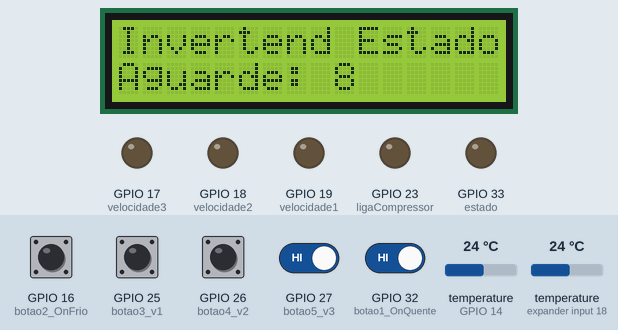
This sketch was run on a simulated ESP32. Shown: 16×2 character LCD, output pins drawn as LEDs (lit = HIGH). Inputs (shaded band) come from the test bench; at power-on: GPIO 16 (botao2_OnFrio), GPIO 25 (botao3_v1), GPIO 26 (botao4_v2), GPIO 27 (botao5_v3), GPIO 32 (botao1_OnQuente) HIGH, temperature (sensors on GPIO 14, expander input 18) 24 °C.

Above: at 1.2 s.
1.3 s: GPIO 27 (botao5_v3) driven LOW and GPIO 32 (botao1_OnQuente) driven LOW
At 11.7 s:
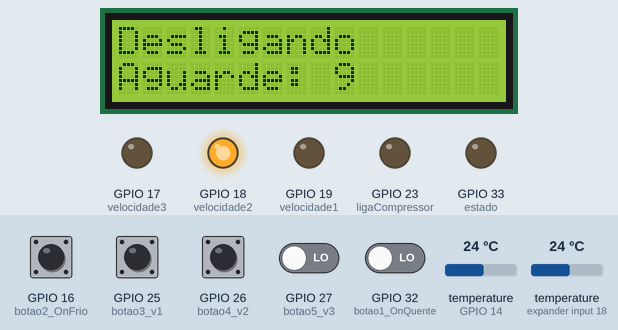
14.4 s: GPIO 32 (botao1_OnQuente) driven HIGH
At 21.7 s:
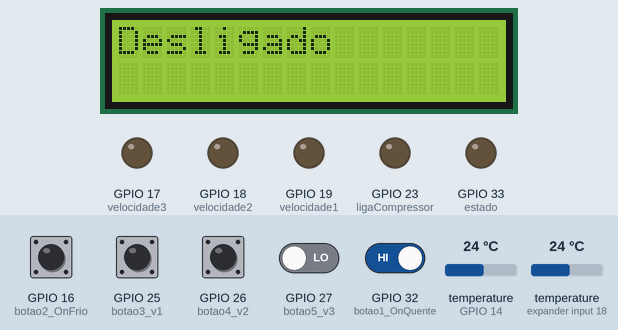
24.8 s: GPIO 16 (botao2_OnFrio) pulled LOW for 3 s
At 25.2 s:
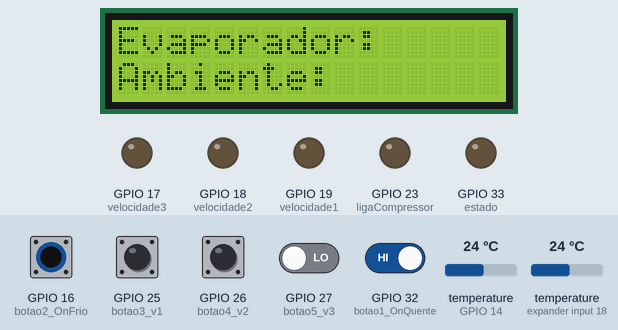
40.1 s: GPIO 27 (botao5_v3) driven HIGH
At 48.1 s:
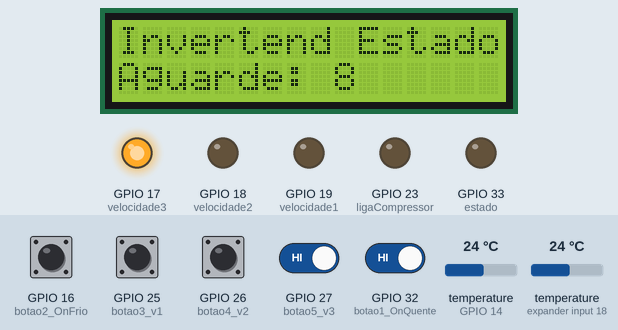
50.5 s: GPIO 32 (botao1_OnQuente) driven LOW
At 57.0 s:
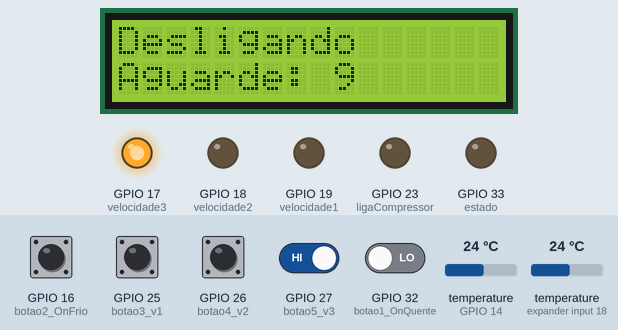
60.9 s: GPIO 27 (botao5_v3) driven LOW
At 70.0 s:
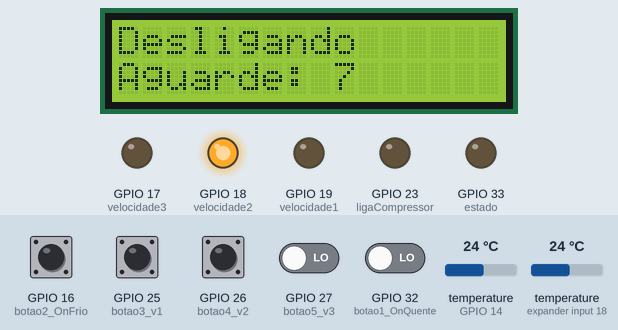
Timing chart, 0 to 71.5 s (numbered marks = the images above; inputs shaded):
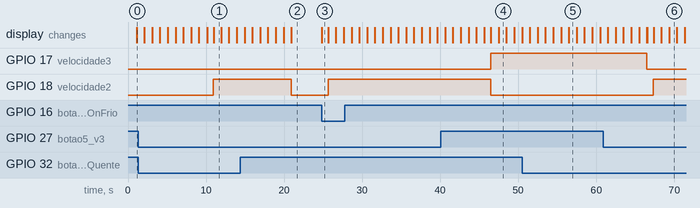

Measured:
- after the input at 1.3 s, GPIO 17 (velocidade3): stays LOW (without the input it goes to HIGH after 9.6 s); GPIO 18 (velocidade2): LOW → HIGH after 9.6 s; the display: first differs from a run without the input after 9.7 s (image 1)
- after the input at 14.4 s, GPIO 18 (velocidade2): HIGH → LOW after 6.5 s; the display: first differs from a run without the input after 6.5 s (image 2)
- after the input at 24.8 s, GPIO 18 (velocidade2): LOW → HIGH after 0.84 s; the display: changes at once (image 3)
- after the input at 40.1 s, GPIO 17 (velocidade3): LOW → HIGH after 6.4 s; GPIO 18 (velocidade2): HIGH → LOW after 6.4 s
- after the input at 50.5 s, the display: first differs from a run without the input after 6.0 s (image 5)
- after the input at 60.9 s, GPIO 17 (velocidade3): goes on until 66.5 s, then stays LOW; GPIO 18 (velocidade2): LOW → HIGH after 6.4 s
- what the display in image 3 shows lasts 0.9 s, from 24.8 s to 25.7 s

The sketch:

updateHardware.ino
```cpp
//Bibliotecas para o uso do LCD 16x2 I2C
#include <Wire.h>
#include <LiquidCrystal_I2C.h>

//Bibliotecas para o uso do sensor de temperartura 18b20
#include <OneWire.h>
#include <DallasTemperature.h>

//Definição das variáveis, suas respectivas portas no microcontrolador e sua função
#define estado 33  //Relé 1 - Alterna entre o estado quente e frio do compressor - HIGH --> Quente e LOW --> Frio
#define ligaCompressor 23  //Relé 2 - Responsável por ligar e desligar o compressor
#define velocidade1 19  //Relé 3 - Controla o ventilador interno na velocidade 1
#define velocidade2 18  //Relé 4 - Controla o ventilador interno na velocidade 2
#define velocidade3 17  //Relé 5 - Controla o ventilador interno na velocidade 3

//Definição das variáveis e suas respectivas portas responsáveis pelos push-buttons
#define botao1_OnQuente 32  //Botão responsável por ligar/desligar o Ar-condicionado no estado Quente
#define botao2_OnFrio 16  //Botão responsável por ligar/desligar o Ar-condicionado no estado Frio
#define botao3_v1 25  //Botão responsável por ligar o ventilador interno na velocidade 1
#define botao4_v2 26  //Botão responsável por ligar o ventilador interno na velocidade 2
#define botao5_v3 27  //Botão responsável por ligar o ventilador interno na velocidade 3

//Definição da variável e sua respectiva porta responsável pelo sensor de temperartura 18b20
#define sensorTemperatura 14

//Variáveis responsaveis por cuidar do estado do compressor
bool quente = false;
bool frio = false;

bool ligado = false;  //Variável que indica se o sistema está ou não ligado

int estadoRele1 = LOW;  //Cuida o estado da relé 1
int estadoRele2 = LOW;  //Cuida o estado da relé 2
int estadoRele3 = LOW;  //Cuida o estado da relé 3
int estadoRele4 = LOW;  //Cuida o estado da relé 4
int estadoRele5 = LOW;  //Cuida o estado da relé 5

int btEstado1 = LOW;  //Cuida o estado do botão botao1_OnQuente
int btEstado2 = LOW;  //Cuida o estado do botão botao2_OnFrio
int btEstado3 = LOW;  //Cuida o estado do botão botao3_v1
int btEstado4 = LOW;  //Cuida o estado do botão botao4_v2
int btEstado5 = LOW;  //Cuida o estado do botão botao5_v3

//Variáveis de controle¹
int temperaturaDesejadaFrio = 23;  //Define a temperatura padrão no estado frio como 23°C
int temperaturaDesejadaQuente = 25;  //Define a temperatura padrão no estado quente como 25°C
int limiteEvaporador = 5;  //Dá um limite de temperatura que o evaporador estará operante em °C

//Variáveis utilizadas para evitar que um relé fique ativando e desativando rapidamente, utilizando o conceito de histerese
int controleDiferenca = 2;
int controleLimiteEvaporador = 5;
int somaDiferencaAmbienteQuente = temperaturaDesejadaQuente - controleDiferenca;
int somaDiferencaAmbienteFrio = temperaturaDesejadaFrio + controleDiferenca;
int somaDiferencaLimiteEvaporador = limiteEvaporador + controleLimiteEvaporador;

float temp1_evaporador;
float temp2_ambiente;

bool controlOff = true;
bool auxControlOff = false;
bool controlAtualiza = true;
bool controlCompress = false;


//Variáveis de controle²
int veloPadrao = 0;
int controleLcd = 0;
int controleLcd1 = 0;
bool auxiliarDeInversao = false;
int guardaBotaoApertado = 0;
/*
  A variável guardaBotaoApertado é uma variável que serve para que aconteça inversão
  de estados sem ocorrer o desligamento do sistema de forma indesejada

  0 --> Neutro
  1 --> O Botão anteriormente pressionado foi o botão liga_quente
  2 --> O Botão anteriormente pressionado foi o botão liga_frio
*/

unsigned long previousMillis = 0;
unsigned long interval = 5000;

LiquidCrystal_I2C lcd(0x27, 16, 2);  //Biblioteca lcd(endereço I2C, Linhas, Colunas)

//Define o sensor
OneWire oneWire(sensorTemperatura);
DallasTemperature sensors(&oneWire);

void setup() {
  //Inicialização do display LCD
  lcd.init();
  lcd.backlight();

  Serial.begin(115200);

  //Define os pinos de saída
  pinMode(estado, OUTPUT);
  pinMode(ligaCompressor, OUTPUT);
  pinMode(velocidade1, OUTPUT);
  pinMode(velocidade2, OUTPUT);
  pinMode(velocidade3, OUTPUT);

  //Define os pinos de entrada
  pinMode(botao1_OnQuente, INPUT_PULLUP);
  pinMode(botao2_OnFrio, INPUT_PULLUP);
  pinMode(botao3_v1, INPUT_PULLUP);
  pinMode(botao4_v2, INPUT_PULLUP);
  pinMode(botao5_v3, INPUT_PULLUP);

  //Inicializa os sensores
  sensors.begin();
}

void loop() {
  if (controleLcd == 0)
  {
    lcd.clear();
    lcd.print("Desligado");
    controleLcd = 1;  //Definindo como 1 para indicar que o processo foi concluído
    /*int*/ controleLcd1 = 0;  //Definindo como 0 para que possa ser executado posteriormente
  }


  if(ligado)  //Loop principal enquanto o arCondicionado está ligado
  {
    if (auxControlOff)
    {
        controlOff = true;
        auxControlOff = false;
    }

    if (veloPadrao == 0) //Define a velocidade 1 como padrão
    {
      estadoRele3 = !estadoRele3;
      veloPadrao = 1;  //Definindo como 1 para indicar que o processo foi concluído
    }

    if (controleLcd1 == 0) //Organiza as informações a serem apresentadas no LCD
    {
      lcd.clear();
      lcd.setCursor(0, 0);
      lcd.print("Evaporador:");
      lcd.setCursor(0, 1);
      lcd.print("Ambiente:");
      controleLcd1 = 1;  //Definindo como 1 para indicar que o processo foi concluído
    }

    unsigned long currentMillis = millis();

    if (currentMillis - previousMillis >= interval)
    {
        previousMillis = currentMillis;

         //Lê as temperaturas dos sensores
        sensors.requestTemperatures();

        //Obtém as temperaturas lidas individualmente pelos endereços dos sensores
        DeviceAddress sensor1Address;
        DeviceAddress sensor2Address;

        sensors.getAddress(sensor1Address, 0);
        sensors.getAddress(sensor2Address, 1);

        temp1_evaporador = sensors.getTempC(sensor1Address);
        temp2_ambiente = sensors.getTempC(sensor2Address);

        //Imprime as temperaturas no monitor serial
        lcd.setCursor(11, 0);
        lcd.print(temp1_evaporador);
        lcd.setCursor(11, 1);
        lcd.print(temp2_ambiente);
    } // OK

    //Condições de ativação e desativação das velocidaddes fazendo que apenas 1 velocidade esteja ativa por vez
    btEstado3 = digitalRead(botao3_v1);
    if (btEstado3 == HIGH)
    {
        controlAtualiza = true;
      if (estadoRele3 == LOW)
      {
        if (estadoRele4 == HIGH)
        {
          estadoRele4 = !estadoRele4;
        }

        if (estadoRele5 == HIGH)
        {
          estadoRele5 = !estadoRele5;
        }
        estadoRele3 = !estadoRele3;
        //delay(200);
      }
    }

    btEstado4 = digitalRead(botao4_v2);
    if (btEstado4 == HIGH)
    {
        controlAtualiza = true;
      if (estadoRele4 == LOW)
      {
        if (estadoRele3 == HIGH)
        {
          estadoRele3 = !estadoRele3;
        }

        if (estadoRele5 == HIGH)
        {
          estadoRele5 = !estadoRele5;
        }

        estadoRele4 = !estadoRele4;
        //delay(200);
      }
    }

    btEstado5 = digitalRead(botao5_v3);
    if (btEstado5 == HIGH)
    {
        controlAtualiza = true;
      if (estadoRele5 == LOW)
      {
        if (estadoRele3 == HIGH)
        {
          estadoRele3 = !estadoRele3;
        }

        if (estadoRele4 == HIGH)
        {
          estadoRele4 = !estadoRele4;
        }

        estadoRele5 = !estadoRele5;
        //delay(200);
      }
    }

    //Condições referente ao estado no qual o compressor se encontra
    if (frio)
    {
      if (controlCompress)
      {
         estadoRele1 = LOW;  //liga o compressor no estado frio
        controlCompress = false;
      }

      //Condições de desativação do compressor
      if (temp1_evaporador <= limiteEvaporador || temp2_ambiente <= temperaturaDesejadaFrio)
      {
        if (estadoRele2 == HIGH)
        {
          estadoRele2 = !estadoRele2;
          somaDiferencaAmbienteFrio = temperaturaDesejadaFrio + controleDiferenca;  //Ativa o conceito de Histerese
          controlCompress = true;
          controlAtualiza = true;
        }
      }

      //Condições de ativação do compressor
      if (temp2_ambiente > somaDiferencaAmbienteFrio)
      {
        if (temp1_evaporador > somaDiferencaLimiteEvaporador)
        {
          if (estadoRele2 == LOW)
          {
            estadoRele2 = !estadoRele2;
            controlCompress = true;
            controlAtualiza = true;
          }
        }
      }
    }

    if (quente)
    {
      if (controlCompress)
      {
        estadoRele1 = HIGH;  //liga o compressor no estado quente
        controlCompress = false;
        controlAtualiza = true;
      }

      //Condição de desativação do compressor
      if (temp2_ambiente >= temperaturaDesejadaQuente)
      {
        if (estadoRele2 == HIGH) {
          estadoRele2 = !estadoRele2;
          somaDiferencaAmbienteQuente = temperaturaDesejadaQuente - controleDiferenca;  //Ativa o conceito de Histerese
          controlCompress = true;
          controlAtualiza = true;
        }
      }

      //Condição de ativação do compressor
      if (temp2_ambiente < somaDiferencaAmbienteQuente)
      {
        if (estadoRele2 == LOW) {
          estadoRele2 = !estadoRele2;
          controlCompress = true;
          controlAtualiza = true;
        }
      }
    }

    if (controlAtualiza)
        {
            //Atualização do estado dos pinos de saída
            digitalWrite(estado, estadoRele1);
            digitalWrite(velocidade1, estadoRele3);
            digitalWrite(velocidade2, estadoRele4);
            digitalWrite(velocidade3, estadoRele5);
            digitalWrite(ligaCompressor, estadoRele2);
            controlAtualiza = false;
        }

    varLigaDesliga(); //Verifica as condições do sistema como Ligado/desligado ou estado do compressor
    inversao();  //Função de intervalo para troca de estado ou desligamento
  }
  else{
        if (controlOff)
        {
            //Atualização do estado dos pinos de saída para LOW enquanto o sistema estiver desligado
            digitalWrite(estado, LOW);
            digitalWrite(velocidade1, LOW);
            digitalWrite(velocidade2, LOW);
            digitalWrite(velocidade3, LOW);
            digitalWrite(ligaCompressor, LOW);
            controlOff = false;
            auxControlOff = true;
        }
    }
  varLigaDesliga();
  inversao();
}

void varLigaDesliga()  //Função utilizada para controlar a ativação e desativação do sistema
{
  btEstado1 = digitalRead(botao1_OnQuente);
  if (btEstado1 == HIGH)
  {
    if (guardaBotaoApertado == 1)
    {
      if (ligado) {
        auxiliarDeInversao = true;  //Ativa a condição para a Função de intervalo
      }
      ligado = !ligado;  //Desliga o sistema
      quente = false;
    }
    else {
      if (guardaBotaoApertado == 0)
      {
        ligado = !ligado;  //Liga o sistema
        quente = true;  //Define o estado do compressor como quente
      }
      else {
        if (ligado)
        {
          auxiliarDeInversao = true;
        }
        quente = true;
      }
    }

    controlCompress = true;
    controlAtualiza = true;
    guardaBotaoApertado = 1;  //Define que o botão 1 foi pressionado anteriormente
    frio = false;
    somaDiferencaAmbienteQuente = somaDiferencaAmbienteQuente + controleDiferenca;
    //delay(200);
  }

  btEstado2 = digitalRead(botao2_OnFrio);
  if (btEstado2 == HIGH)
  {
    if (guardaBotaoApertado == 2)
    {
      if (ligado)
      {
        auxiliarDeInversao = true;  //Ativa a condição para a Função de intervalo
      }

      ligado = !ligado;  //Desliga o sisema
      frio = false;
    }
    else {
      if (guardaBotaoApertado == 0)
      {
        ligado = !ligado;  //Liga o sisema
        frio = true;  //Define o estado do compressor como frio
      }
      else
      {
        if (ligado)
        {
          auxiliarDeInversao = true;
        }
        frio = true;
      }
    }

    controlCompress = true;
    controlAtualiza = true;
    guardaBotaoApertado = 2;  //Define que o botão 2 foi pressionado anteriormente
    quente = false;
    somaDiferencaAmbienteFrio = somaDiferencaAmbienteFrio - controleDiferenca;
    //delay(200);
  }
}

void inversao()  //Função de Intervalo usada para que não haja a ativação e desativação
{ //do compressor em um curto periodo de tempo para evitar possíveis danos

  if (auxiliarDeInversao)
  {
    digitalWrite(ligaCompressor, LOW);

    unsigned long tempoEsperaInversao = 10000; //1 minuto
    unsigned long tempoInicialInversao = millis();
    unsigned int contagemRegressiva = 10;

    auxiliarDeInversao = false;  //Desativa a condição para a Função de intervalo
    controleLcd = 0;  //Definindo como 0 para que possa ser executado posteriormente
    controleLcd1 = 0;

    if (ligado)
    {
      lcd.clear();
      lcd.setCursor(0, 0);
      lcd.print("Invertend Estado");
    }

    if (ligado == false)
    {
      lcd.clear();
      lcd.setCursor(0, 0);
      lcd.print("Desligando");
    }

    lcd.setCursor(0, 1);
    lcd.print("Aguarde: ");

    while (millis() - tempoInicialInversao < tempoEsperaInversao)
    {
      unsigned int segundosRestantes = (tempoEsperaInversao - (millis() - tempoInicialInversao)) / 1000;
      if (segundosRestantes != contagemRegressiva)
      {
        contagemRegressiva = segundosRestantes;
        lcd.setCursor(9, 1);  //Posição no LCD para exibir a contagem regressiva
        lcd.print(contagemRegressiva);
      }
    }
  }
}
```
